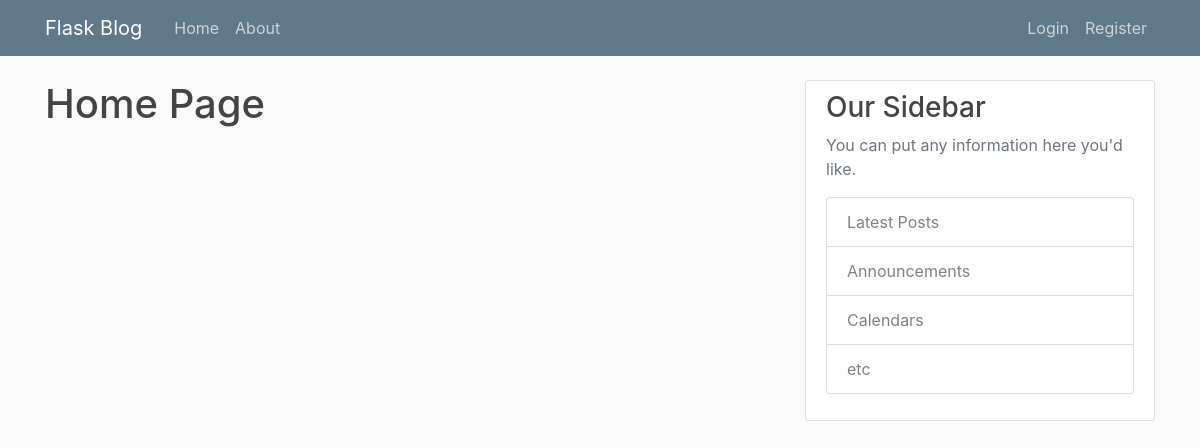
Page /home on the earlier database version.
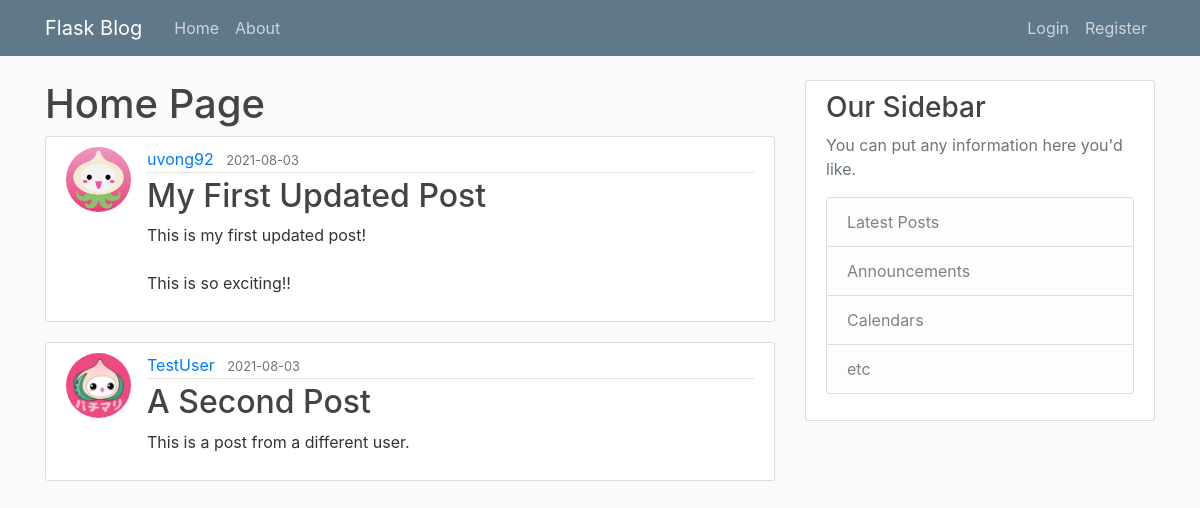
Same page on the later database version.
### flaskblog/models.py (models this page shows, shortened)
class Post(db.Model):
    id = db.Column(db.Integer, primary_key=True)
    title = db.Column(db.String(100), nullable=False)
    date_posted = db.Column(db.DateTime, nullable=False, default=datetime.utcnow)
    content = db.Column(db.Text, nullable=False)
    user_id = db.Column(db.Integer, db.ForeignKey('user.id'), nullable=False)

class User(db.Model, UserMixin):
    id = db.Column(db.Integer, primary_key=True)
    username = db.Column(db.String(20), unique=True, nullable=False)
    email = db.Column(db.String(120), unique=True, nullable=False)
    image_file = db.Column(db.String(20), nullable=False, default='default.jpg')
    password = db.Column(db.String(60), nullable=False)
    posts = db.relationship('Post', backref='author', lazy=True)

### flaskblog/routes.py (the view)
@app.route("/")
@app.route("/home")
def home():
    posts = Post.query.all()
    return render_template('home.html', posts=posts)

### flaskblog/templates/home.html
{% extends "layout.html" %}
{% block content %}
    <h1>Home Page</h1>
    {% for post in posts %}
        <article class="media content-section">
            <img class="rounded-circle article-img" src="{{ url_for('static', filename='profile_pics/' + post.author.image_file) }}">
            <div class="media-body">
            <div class="article-metadata">
                <a class="mr-2" href="#">{{ post.author.username }}</a>
                <small class="text-muted">{{ post.date_posted.strftime('%Y-%m-%d') }}</small>
            </div>
            <h2><a class="article-title" href="{{ url_for('post', post_id=post.id) }}">{{ post.title }}</a></h2>
            <p class="article-content">{{ post.content }}</p>
            </div>
        </article>
    {% endfor %}
{% endblock content %}

### flaskblog/templates/layout.html (shortened to what this page needs)
<!DOCTYPE html>
<html lang="en">
<head>
    <link rel="stylesheet" href="https://stackpath.bootstrapcdn.com/bootstrap/4.3.1/css/bootstrap.min.css">
    <link rel="stylesheet" type="text/css" href="{{ url_for('static', filename='main.css') }}">
</head>
<body>
    <header class="site-header">
        <nav class="navbar navbar-expand-md navbar-dark bg-steel fixed-top">
          <div class="container">
            <a class="navbar-brand mr-4" href="/">Flask Blog</a>
            <div class="collapse navbar-collapse" id="navbarToggle">
              <div class="navbar-nav mr-auto">
                <a class="nav-item nav-link" href="{{ url_for('home') }}">Home</a>
                <a class="nav-item nav-link" href="{{ url_for('about') }}">About</a>
              </div>
              <div class="navbar-nav">
                {% if current_user.is_authenticated %}
                <a class="nav-item nav-link" href="{{ url_for('new_post') }}">New Post</a>
                <a class="nav-item nav-link" href="{{ url_for('account') }}">Account</a>
                <a class="nav-item nav-link" href="{{ url_for('logout') }}">Logout</a>
                {% else %}
                <a class="nav-item nav-link" href="{{ url_for('login') }}">Login</a>
                <a class="nav-item nav-link" href="{{ url_for('register') }}">Register</a>
                {% endif %}
              </div>
            </div>
          </div>
        </nav>
      </header>
      <main role="main" class="container">
        <div class="row">
          <div class="col-md-8">
            {% block content %}{% endblock %}
          </div>
          <div class="col-md-4">
            <div class="content-section">
              <h3>Our Sidebar</h3>
              <p class='text-muted'>You can put any information here you'd like.
                <ul class="list-group">
                  <li class="list-group-item list-group-item-light">Latest Posts</li>
                  <li class="list-group-item list-group-item-light">Announcements</li>
                  <li class="list-group-item list-group-item-light">Calendars</li>
                  <li class="list-group-item list-group-item-light">etc</li>
                </ul>
              </p>
            </div>
          </div>
        </div>
      </main>
</body>
</html>

### flaskblog/static/main.css (style rules this page uses)
body { background: #fafafa; color: #333333; margin-top: 5rem; }
h1, h2, h3, h4, h5, h6 { color: #444444; }
.bg-steel { background-color: #5f788a; }
.site-header .navbar-nav .nav-link { color: #cbd5db; }
.content-section { background: #ffffff; padding: 10px 20px; border: 1px solid #dddddd; border-radius: 3px; margin-bottom: 20px; }
.article-title { color: #444444; }
.article-content { white-space: pre-line; }
.article-img { height: 65px; width: 65px; margin-right: 16px; }
.article-metadata { padding-bottom: 1px; margin-bottom: 4px; border-bottom: 1px solid #e3e3e3 }

Differences in the rows shown:
added Post: image_file (picture), author.username "uvong92", date_posted "2021-08-03", title "My First Updated Post", content "This is my first updated post! This is so exciting!!"
added Post: image_file (placeholder picture), author.username "TestUser", date_posted "2021-08-03", title "A Second Post", content "This is a post from a different user."
